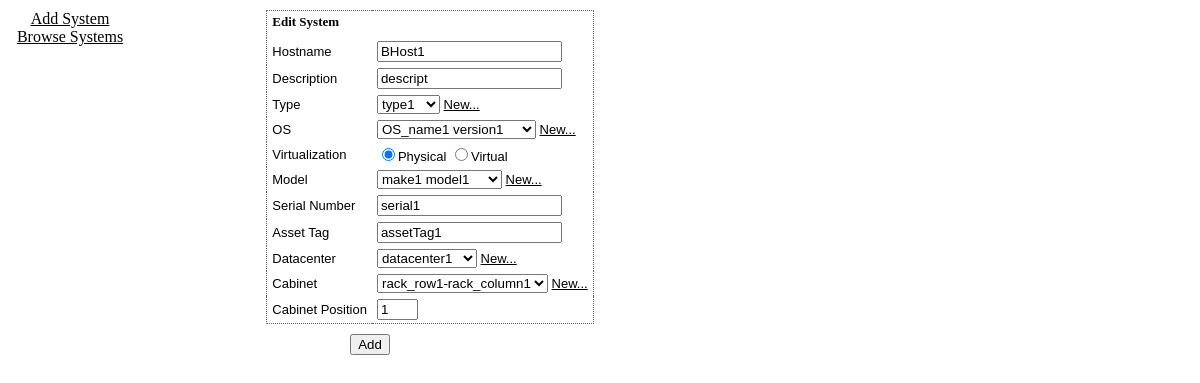
Screenshot of /editsystem.php?hostname=BHost1 with the database file from the repository.
### tables this page shows
CREATE TABLE `systems` (
`hostname` VARCHAR(20) NOT NULL,
`description` VARCHAR(20),
`type` VARCHAR(20) NOT NULL,
`os_id` INT NOT NULL,
PRIMARY KEY (`hostname`)
);

CREATE TABLE `physical_systems` (
`hostname` VARCHAR(20) NOT NULL,
`serial_number` VARCHAR(20),
`cabinet_id` INT NOT NULL,
`cabinet_position` INT,
`model_id` INT NOT NULL,
`asset_tag` VARCHAR(20),
PRIMARY KEY (`hostname`)
);

CREATE TABLE `cabinets` (
`id` INT NOT NULL AUTO_INCREMENT,
`row` VARCHAR(20) NOT NULL,
`column` VARCHAR(20) NOT NULL,
`datacenter_name` VARCHAR(20) NOT NULL,
PRIMARY KEY (`id`)
);

### editsystem.php (the view, shortened to what this page needs)
<?php
include("include/utils.inc");
if (isset($_REQUEST["hostname"]))
    $hostname = $_REQUEST["hostname"];
else
    die("Hostname required.");
$query = sprintf("SELECT * FROM systems WHERE hostname='%s'", mysql_real_escape_string($hostname));
$result = mysql_query($query);
if (!$row = mysql_fetch_assoc($result))
    die("Invalid hostname.");
$description = $row["description"];
$descriptionerror = "";
$type = $row["type"];
$os = $row["os_id"];
$osname = "";
$osversion = "";
$query = sprintf("SELECT * FROM physical_systems INNER JOIN cabinets ON physical_systems.cabinet_id=cabinets.id WHERE hostname='%s'", mysql_real_escape_string($hostname));
$result = mysql_query($query);
if (!$row = mysql_fetch_assoc($result)) {
    $query = sprintf("SELECT * FROM virtual_systems WHERE hostname='%s'", mysql_real_escape_string($hostname));
    $result = mysql_query($query);
    if (!$row = mysql_fetch_assoc($result))
        die("Invalid virtualization type.");
    $virtualization = "virtual";
} else
    $virtualization = "physical";
$serialnumber = "";
$serialnumbererror = "";
$assettag = "";
$assettagerror = "";
$model = "";
$modelmake = "";
$modelmodel = "";
$modelheight = "";
$modelerror = "";
$datacenter = "";
$datacentername = "";
$datacenteraddress = "";
$datacentererror = "";
$cabinet = "";
$cabinetrow = "";
$cabinetcolumn = "";
$cabineterror = "";
$cabinetposition = "";
$cabinetpositionerror = "";
$host = "";
$hosterror = "";
if ($virtualization == "physical") {
    $serialnumber = $row["serial_number"];
    $assettag = $row["asset_tag"];
    $model = $row["model_id"];
    $datacenter = $row["datacenter_name"];
    $cabinet = $row["cabinet_id"];
    $cabinetposition = $row["cabinet_position"];
} else {
    $host = $row["physical_system_hostname"];
}
include("include/header.inc");
?>
<form method="post" action="editsystem.php">
    <table id="formtable" class="formtable">
        <tr><td colspan="2"><div class="formtitle">Edit System</div></td></tr>
        <tr>
            <td>Hostname</td>
            <td><input type="text" name="hostname" value="<?php echo $hostname ?>" readonly="readonly" /></td>
        </tr>
        <tr>
            <td>Description</td>
            <td><input type="text" name="description" value="<?php echo $description ?>" /> <?php echo $descriptionerror ?></td>
        </tr>
        <tr>
            <td>Type</td>
            <td id="typetd">
                <?php
                $types = gettypes();
                if (count($types) == 0 || (!in_array($type, $types) && strlen($type) != 0)) {
                    echo "<input type=\"text\" name=\"type\" value=\"$type\" />\n";
                } else {
                    echo "<select name=\"type\">\n";
                    foreach ($types as $t) {
                        echo "<option" . ($type == $t ? " selected=\"selected\"" : "") . ">$t</option>\n";
                    }
                    echo "</select>\n";
                    echo "<a id=\"addtype\" href=\"javascript:void(0)\">New...</a>\n";
                }
                ?>
            </td>
        </tr>
        <tr>
            <td>OS</td>
            <td id="ostd">
                <?php
                $oses = getoses();
                if (count($oses) == 0 || strlen($osname) != 0 || strlen($osversion) != 0) {
                    echo "Name <input type=\"text\" size=\"14\" name=\"osname\" value=\"$osname\" />\n";
                    echo "Version <input type=\"text\" size=\"5\" name=\"osversion\" value=\"$osversion\" />\n";
                } else {
                    echo "<select name=\"os\">\n";
                    foreach ($oses as $osid => $o) {
                        echo "<option" . ($os == $osid ? " selected=\"selected\"" : "") . " value=\"$osid\">$o</option>\n";
                    }
                    echo "</select>\n";
                    echo "<a id=\"addos\" href=\"javascript:void(0);\">New...</a>\n";
                }
                ?>
            </td>
        </tr>
        <tr>
            <td>Virtualization</td>
            <td>
                <input id="physical" type="radio" name="virtualization" value="physical" <?php if ($virtualization == "physical") echo "checked=\"checked\"" ?>>Physical</input>
                <input id="virtual" type="radio" name="virtualization" value="virtual" <?php if ($virtualization == "virtual") echo "checked=\"checked\"" ?>>Virtual</input>
            </td>
        </tr>
        <?php
        if ($virtualization == "physical")
            echo getphysicalhtml($serialnumber, $serialnumbererror, $assettag, $assettagerror, $model, $modelmake, $modelmodel, $modelheight, $modelerror, $datacenter, $datacentername, $datacenteraddress, $datacentererror, $cabinet, $cabinetrow, $cabinetcolumn, $cabineterror, $cabinetposition, $cabinetpositionerror);
        else if ($virtualization == "virtual")
            echo getvirtualhtml($host, $hosterror);
        ?>
    </table>
    <div class="formsubmit">
        <input type="submit" value="Add" />
    </div>
</form>
<?php include("include/footer.inc"); ?>

### include/utils.inc (shortened to what this page needs)
<?php
function gettypes() {
    $result = mysql_query("SELECT type FROM types");
    $types = array();
    while ($row = mysql_fetch_assoc($result))
        $types[] = $row["type"];
    return $types;
}
function getoses() {
    $result = mysql_query("SELECT * FROM operating_systems");
    $oses = array();
    while ($row = mysql_fetch_assoc($result))
        $oses[$row["id"]] = $row["name"] . " " . $row["version"];
    return $oses;
}
function getmodels() {
    $result = mysql_query("SELECT * FROM models");
    $models = array();
    while ($row = mysql_fetch_assoc($result))
        $models[$row["id"]] = $row["make"] . " " . $row["model"];
    return $models;
}
function getdatacenters() {
    $result = mysql_query("SELECT name FROM datacenter");
    $datacenters = array();
    while ($row = mysql_fetch_assoc($result))
        $datacenters[] = $row["name"];
    return $datacenters;
}
function getcabinets($datacenter) {
    $query = sprintf("SELECT * FROM cabinets WHERE datacenter_name='%s'", mysql_real_escape_string($datacenter));
    $result = mysql_query($query);
    $cabinets = array();
    while ($row = mysql_fetch_assoc($result))
        $cabinets[$row["id"]] = $row["row"] . "-" . $row["column"];
    return $cabinets;
}
function getphysicalhtml($serialnumber = "", $serialnumbererror = "", $assettag = "", $assettagerror = "", $model = "", $modelmake = "", $modelmodel = "", $modelheight = 0, $modelerror = "", $datacenter = "", $datacentername = "", $datacenteraddress = "", $datacentererror = "", $cabinet = "", $cabinetrow = "", $cabinetcolumn = "", $cabineterror = "", $cabinetposition = 0, $cabinetpositionerror = "") {
    $html = "
        <tr class=\"systemdetails\">
            <td>Model</td>
            <td id=\"modeltd\">";
    $models = getmodels();
    if (count($models) == 0 || strlen($modelmake) != 0 || strlen($modelmodel) != 0) {
        $html .= "Make <input type=\"text\" size=\"10\" name=\"modelmake\" value=\"$modelmake\" />\n";
        $html .= "Model <input type=\"text\" size=\"10\" name=\"modelmodel\" value=\"$modelmodel\" />\n";
        $html .= "Height <input type=\"text\" size=\"2\" name=\"modelheight\" value=\"$modelheight\" />\n";
    } else {
        $html .= "<select name=\"model\">\n";
        foreach ($models as $modelid => $m)
            $html .= "<option" . ($model == $modelid ? " selected=\"selected\"" : "") . " value=\"$modelid\">$m</option>\n";
        $html .= "</select>\n";
        $html .= "<a id=\"addmodel\" href=\"javascript:void(0);\">New...</a>\n";
    }
    $html .= "
                $modelerror
            </td>
        </tr>
        <tr class=\"systemdetails\">
            <td>Serial Number</td>
            <td><input type=\"text\" name=\"serialnumber\" value=\"$serialnumber\"> $serialnumbererror</td>
        </tr>
        <tr class=\"systemdetails\">
            <td>Asset Tag</td>
            <td><input type=\"text\" name=\"assettag\" value=\"$assettag\"> $assettagerror</td>
        </tr>
        <tr class=\"systemdetails\">
            <td>Datacenter</td>
            <td id=\"datacentertd\">";
    $datacenters = getdatacenters();
    if (count($datacenters) == 0 || strlen($datacentername) != 0 || strlen($datacenteraddress) != 0) {
        $html .= "Name <input type=\"text\" size=\"10\" name=\"datacentername\" value=\"$datacentername\" >\n";
        $html .= "Address <input type=\"text\" size=\"20\" name=\"datacenteraddress\" value=\"$datacenteraddress\" >\n";
    } else {
        $html .= "<select id=\"datacenterselect\" name=\"datacenter\">\n";
        foreach ($datacenters as $d)
            $html .= "<option" . ($datacenter == $d ? " selected=\"selected\"" : "") . ">$d</option>\n";
        $html .= "</select>\n";
        $html .= "<a id=\"adddatacenter\" href=\"javascript:void(0);\">New...</a>\n";
    }
    $html .= "
                $datacentererror
            </td>
        </tr>
        <tr class=\"systemdetails\">
            <td>Cabinet</td>
            <td id=\"cabinettd\">";
    $html .= getcabinetshtml($datacenter, $cabinet, $cabinetrow, $cabinetcolumn, $cabineterror);
    $html .= "
            </td>
        </tr>
        <tr class=\"systemdetails\">
            <td>Cabinet Position</td>
            <td><input type=\"text\" size=\"2\" name=\"cabinetposition\" value=\"$cabinetposition\"> $cabinetpositionerror</td>
        </tr>";
    return $html;
}
function getcabinetshtml($datacenter, $cabinet = "", $cabinetrow = "", $cabinetcolumn = "", $cabineterror = "") {
    $html = "";
    $cabinets = getcabinets($datacenter);
    if (count($cabinets) == 0 || strlen($cabinetrow) != 0 || strlen($cabinetcolumn) != 0) {
        $html .= "Row <input type=\"text\" size=\"2\" name=\"cabinetrow\" value=\"$cabinetrow\" >\n";
        $html .= "Column <input type=\"text\" size=\"2\" name=\"cabinetcolumn\" value=\"$cabinetcolumn\" >\n";
    } else {
        $html .= "<select name=\"cabinet\">\n";
        foreach ($cabinets as $cabinetid => $c)
            $html .= "<option" . ($cabinet == $cabinetid ? " selected=\"selected\"" : "") . " value=\"$cabinetid\">$c</option>\n";
        $html .= "</select>\n";
        $html .= "<a id=\"addcabinet\" href=\"javascript:void(0);\">New...</a>\n";
    }
    $html .= "$cabineterror\n";
    return $html;
}
?>

### include/master.css (style rules this page uses)
body { font-family: Verdana, sans-serif; font-size: small; margin: 10px; }
a { color: #000000; }
form { margin: 0px; }
.formtable { border: 1px dotted #666666; margin: auto auto 10px auto; border-collapse: collapse; }
.formtable td { padding: 3px 5px 3px 5px; }
.formtitle { font-family: Georgia, serif; font-weight: bold; margin-bottom: 5px; }
.formsubmit { text-align: center; }

### rows the page displays
systems: description "descript", type "type1", os "OS_name1 version1", model "make1 model1"
physical_systems: serialnumber "serial1", assettag "assetTag1", cabinet "rack_row1-rack_column1", cabinetposition "1"
cabinets: datacenter "datacenter1"
